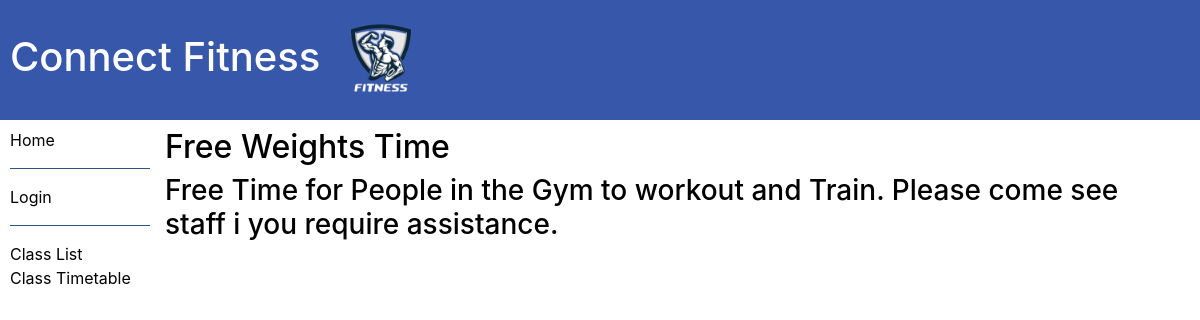
/ERP/gym_class/13, run on the app's committed database.
### ERP/models.py (models this page shows, shortened)
class Gym_class(models.Model):
    title = models.CharField(max_length = 100)
    description = models.TextField(max_length=1000)
    archive = models.BooleanField(null = True, default=False)
    max_participants = models.CharField(max_length = 2, null = True , blank = True)
    class Meta:
        ordering = ['title']

### ERP/views.py (the view)
# urls.py: path("gym_class/<int:pk>", views.Class_detail.as_view(), name="classes"),
class Class_detail(generic.DetailView):
    model = Gym_class
    template_name ="gym_class_detail.html"
    def get_context_data(self, **kwargs):
        context = super().get_context_data(**kwargs)
        context['pk'] = self.object.pk  # Pass the PK to the template
        return context

### ERP/templates/gym_class_detail.html (shortened to what this page needs)
{% extends "base_generic.html" %}
{% block content %}
{% load static %}
<head >
</head>
<h2>{{gym_class.title}}</h2>
<h3>{{gym_class.description}}</h3>
{% endblock %}

### ERP/templates/base_generic.html (style rules this page uses)
html { background-color: #ffffff; }
body { visibility: visable; opacity: 1; background-color: #000000; }

### data on the page
Gym_class: title "Free Weights Time", description "Free Time for People in the Gym to workout and Train. Please come see staff i you require assistance."
